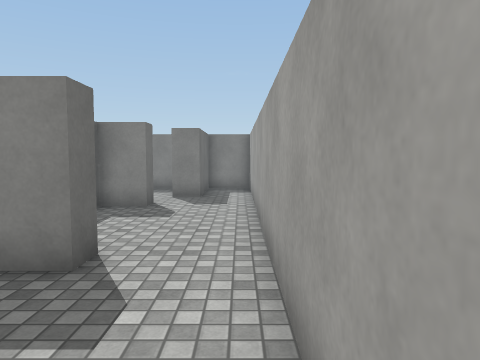
View 1 (above)

24 first-person views from a walk through a scene from a Unity 3-D project. The camera is 1.5 m above the floor, tilts 4° down and sees 70° across. The floor is counted in squares, 1 m on a side. Each view is taken from the middle of a square. On the plan, view 1 faces up. The plan holds only what a view shows up to about 16 squares ahead; the rest is blank. Surface patterns are stand-ins for the level's own textures.

View 2
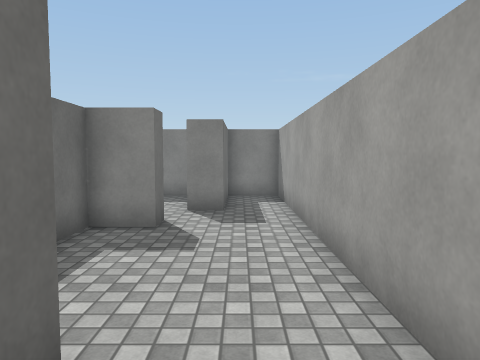

View 3
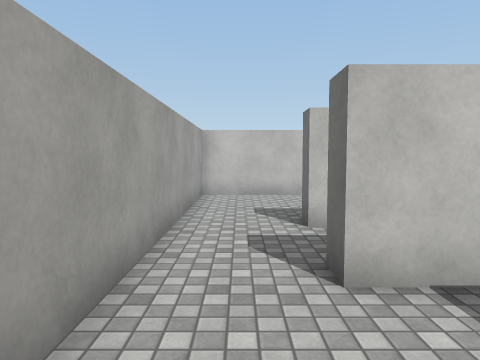

View 4
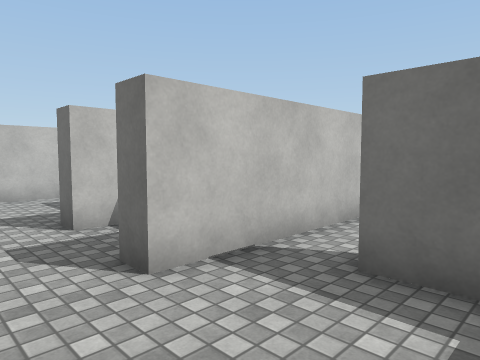

View 5
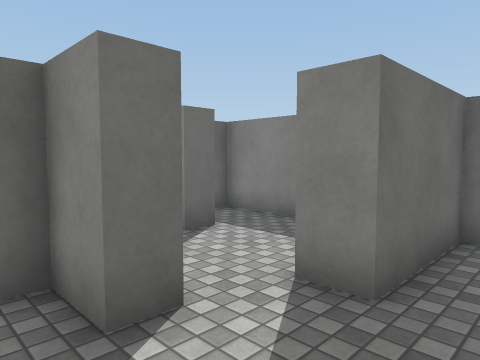

View 6
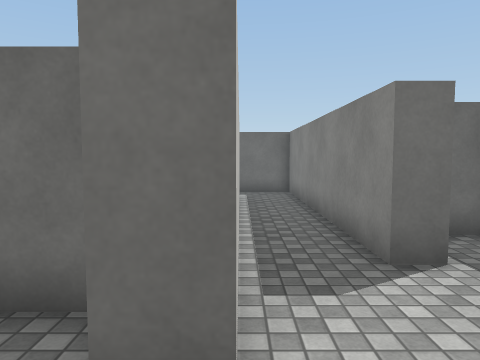

View 7
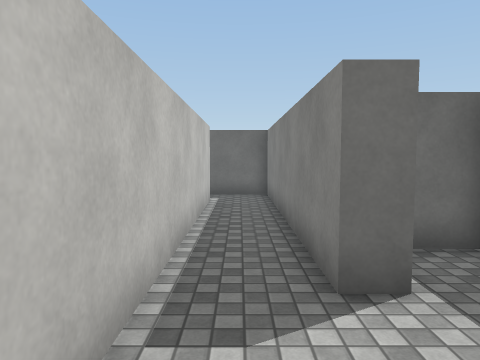

View 8
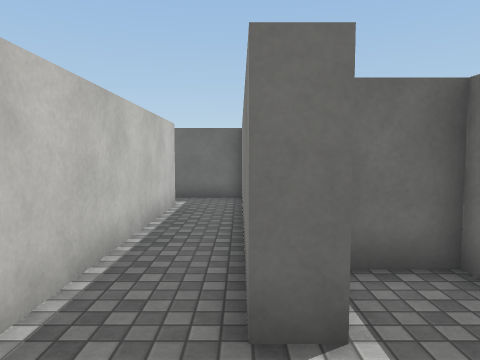

View 9
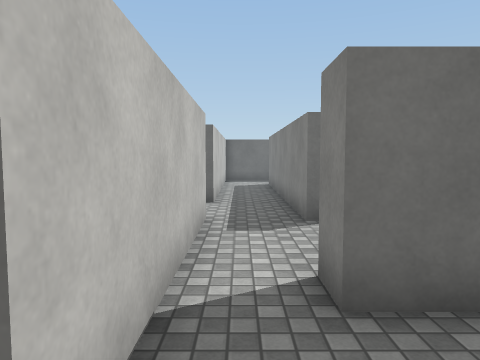

View 10
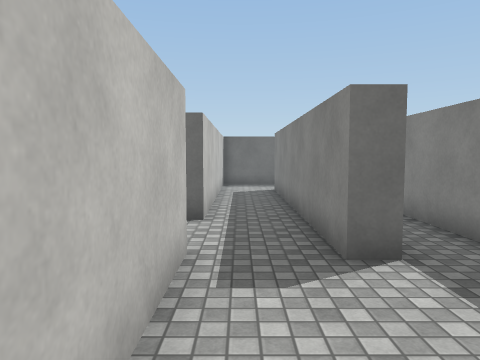

View 11
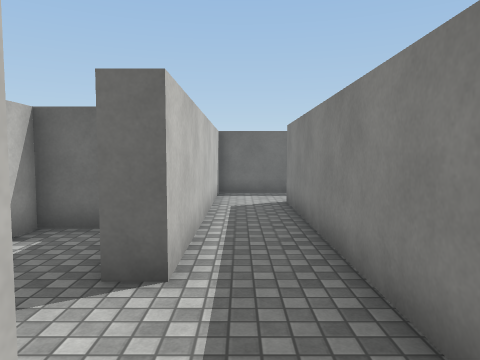

View 12
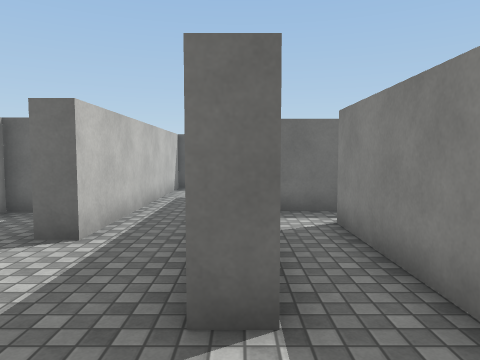

View 13
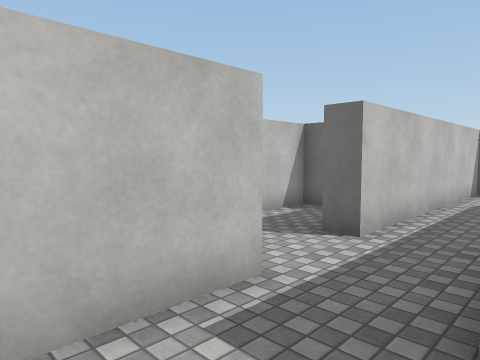

View 14
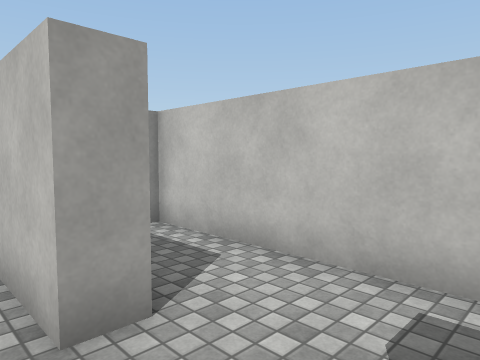

View 15
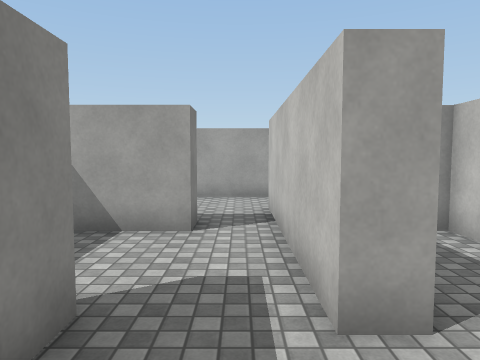

View 16
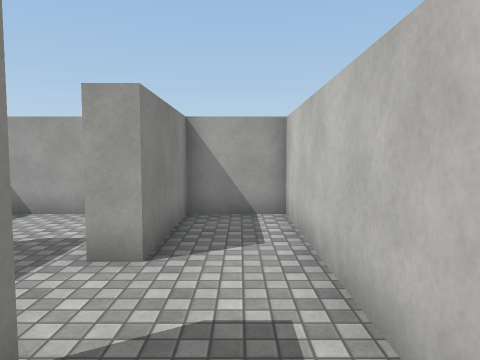

View 17
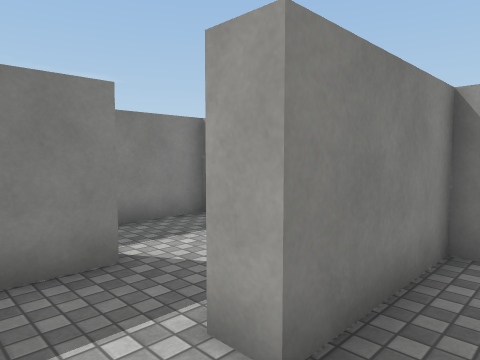

View 18
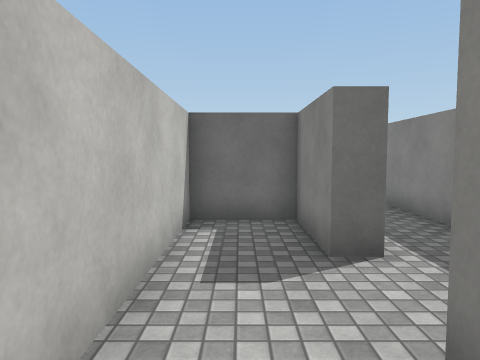

View 19
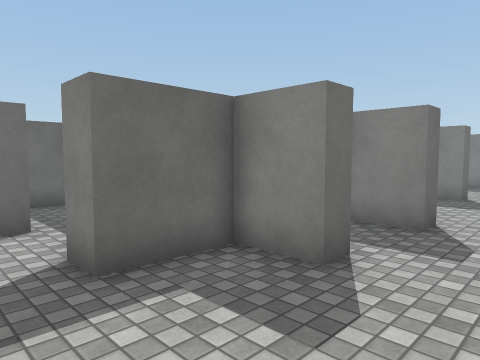

View 20
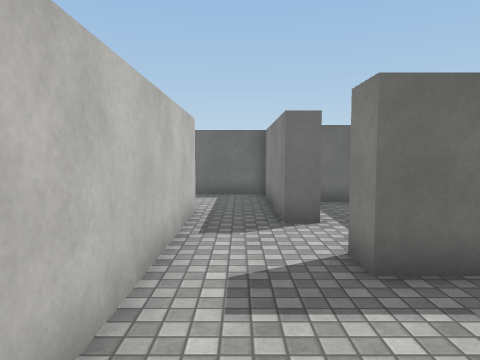

View 21
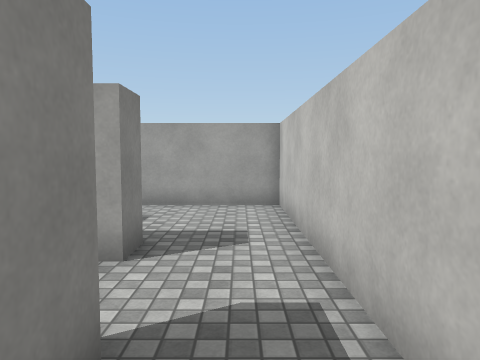

View 22
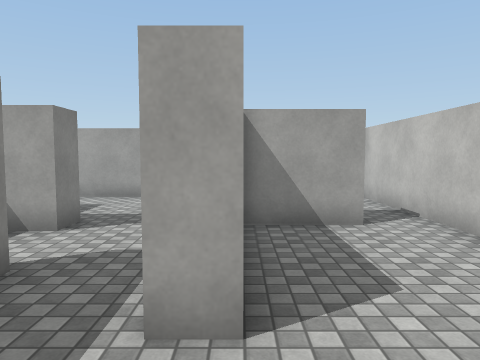

View 23
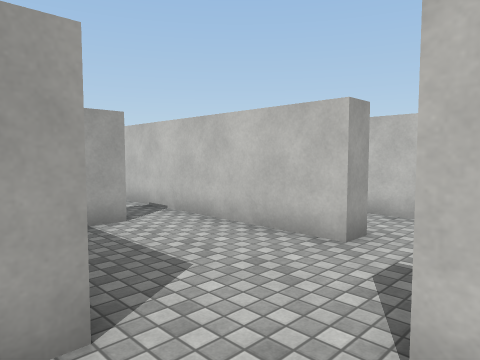

View 24
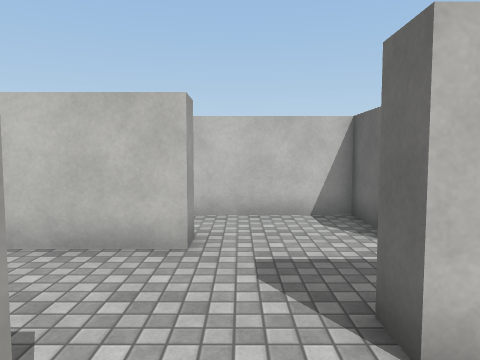

### Floor plan
Points are (right, up) in squares from view 1. A wall is a line through its corners. A room is listed if a view was taken in it or the views show most of it. See-through windows are left out.
Room 1 (views 1, 2, 3, 4, 5, 6, 7, 9, 10, 19, 20)
walls: (-3.5, 1.8) (-2.4, 1.8) (-2.4, 1.1) (-4.2, 1.1) (-4.2, -1.3); (-5.4, 5.2) (-2.2, 5.2) (-2.2, 4.4) (-3.8, 4.4); (-2.8, 11) (-2.8, 10.2) (-4.2, 10.2) (-4.2, 7) (-5.2, 7); (-3.5, -4.2) (0.5, -4.2) (0.5, 15.9) (-1.5, 15.9) (-1.5, 12.4) (-2.5, 12.4)
ways out: opening at (-2, 12) to room 2; opening at (-4.5, 6) to room 3; opening at (-4.5, -2.5) to room 7
Room 2 (view 8)
walls: (-5.6, 13.9) (-5.6, 13.1) (-15.3, 13.1) (-15.3, 11.4); (-3, 15.9) (-7.5, 15.9) (-7.5, 14.4); (-13.6, 11) (-2.8, 11)
ways out: opening at (-2, 12) to room 1; opening at (-14, 10.5) to room 3
Room 3 (views 11, 12, 13)
walls: (-8.9, 8.4) (-8.9, 7.5); (-9.2, 5.2) (-5.4, 5.2); (-5.2, 7) (-5.2, 10.2) (-13.8, 10.2); (-15.3, 11.4) (-15.3, 9)
ways out: opening at (-4.5, 6) to room 1; opening at (-14, 10.5) to room 2; opening at (-9, 6.5) to room 4
Room 4 (views 14, 15)
walls: (-8.9, 7.5) (-19.2, 7.5); (-21.8, 8) (-21.8, 5.2) (-12, 5.2)
ways out: opening at (-9, 6.5) to room 3; opening at (-10.5, 5) to room 5; opening at (-20.5, 8)
Room 5 (views 16, 17, 18)
walls: (-12, 5.2) (-12, 4.4) (-15, 4.4) (-15, 1.8) (-5.2, 1.8) (-5.2, 4.4) (-9.2, 4.4) (-9.2, 5.2)
ways out: opening at (-10.5, 5) to room 4
Room 6 (views 21, 22, 23, 24)
walls: (-9.2, -10.4) (-9.2, -9.5) (-3.5, -9.5); (-9.2, -5.1) (-9.2, -4.2) (-7.5, -4.2); (-11.8, -6.3) (-11.3, -6.3) (-11.3, -7.1); (-4.6, -7.7) (-4.6, -5); (-12.8, -10.9) (-12.8, -12.7) (-8, -12.7); (-7.6, -2) (-13.4, -2) (-13.4, -4.7)
ways out: opening at (-8.5, -3) to room 7; opening at (-4, -8.5)
Room 7 (no view inside)
walls: (-7.6, -1.1) (-7.6, -2); (-4.2, -1.3) (-5.2, -1.3) (-5.2, -0.2); (-7.5, -4.2) (-3.5, -4.2)
ways out: opening at (-4.5, -2.5) to room 1; opening at (-8.5, -3) to room 6; opening at (-6.5, -1)

Positions as (right, up) in squares from view 1, and headings:
1: (0, 0), facing up
2: (-1, 3), facing up
3: (-1, 9), facing down
4: (0, 9), facing down-left
5: (0, 9), facing up-left
6: (-1, 11), facing left
7: (-2, 12), facing left
8: (-3, 13), facing left
9: (-1, 6), facing left
10: (-4, 6), facing left
11: (-8, 6), facing left
12: (-6, 8), facing left
13: (-6, 8), facing down-left
14: (-12, 6), facing down-right
15: (-12, 6), facing right
16: (-14, 3), facing right
17: (-11, 3), facing up-right
18: (-7, 3), facing left
19: (0, -3), facing up-left
20: (0, -3), facing left
21: (-10, -3), facing right
22: (-12, -5), facing right
23: (-12, -4), facing down-right
24: (-10, -4), facing down
